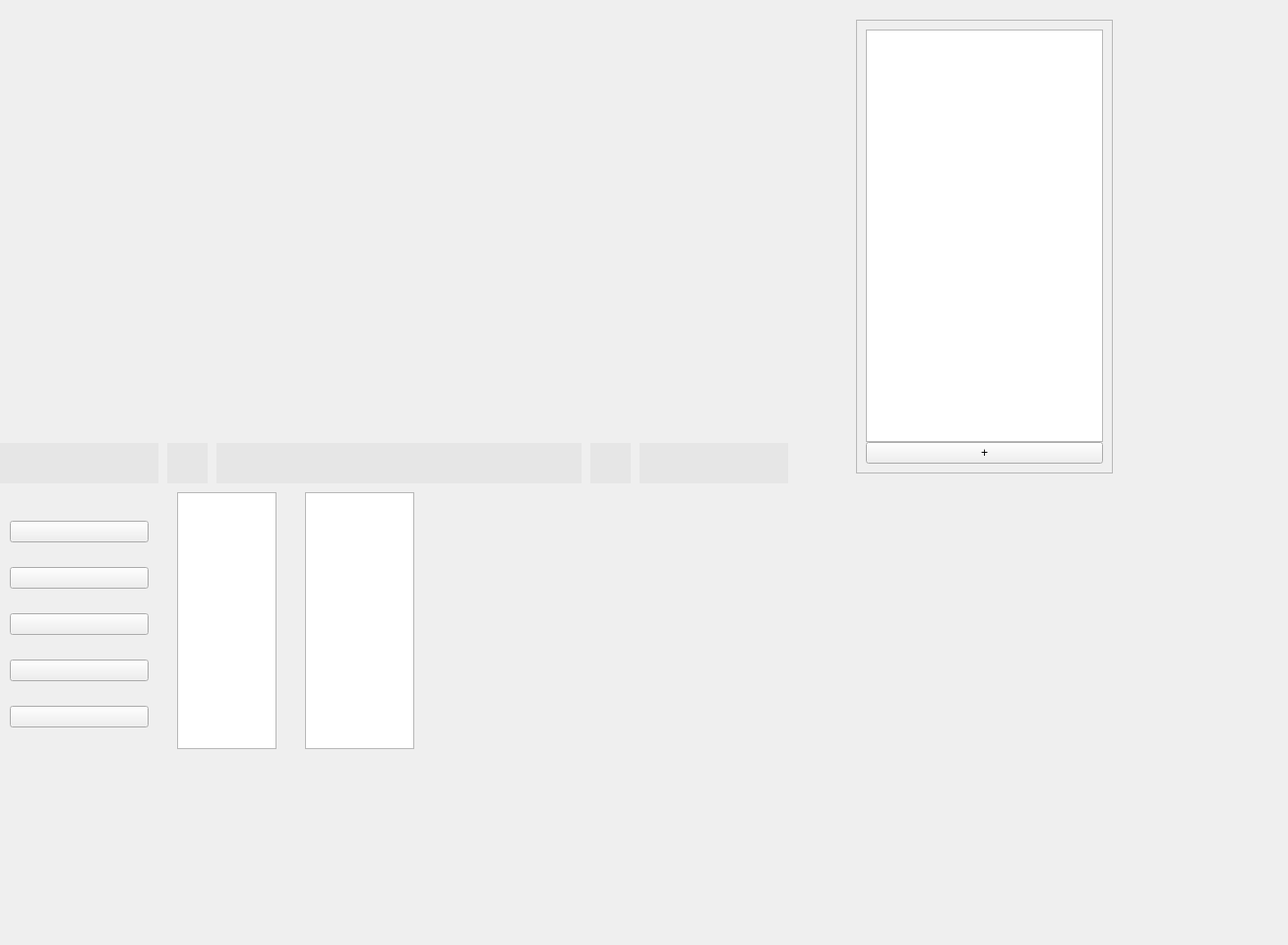
<?xml version="1.0" encoding="UTF-8"?>
<ui version="4.0">
 <class>DB_ExhibitionBooth</class>
 <widget class="QWidget" name="DB_ExhibitionBooth">
  <property name="geometry">
   <rect>
    <x>0</x>
    <y>0</y>
    <width>1309</width>
    <height>960</height>
   </rect>
  </property>
  <property name="windowTitle">
   <string>Form</string>
  </property>
  <widget class="QWidget" name="verticalLayoutWidget_9">
   <property name="geometry">
    <rect>
     <x>10</x>
     <y>20</y>
     <width>791</width>
     <height>421</height>
    </rect>
   </property>
   <layout class="QVBoxLayout" name="verticalLayout" stretch="1">
    <property name="spacing">
     <number>0</number>
    </property>
    <item>
     <widget class="QStackedWidget" name="stackedWidget">
      <property name="currentIndex">
       <number>0</number>
      </property>
      <widget class="QWidget" name="sWidget1">
       <widget class="QWidget" name="horizontalLayoutWidget">
        <property name="geometry">
         <rect>
          <x>250</x>
          <y>90</y>
          <width>281</width>
          <height>171</height>
         </rect>
        </property>
        <layout class="QHBoxLayout" name="horizontalLayout">
         <item>
          <widget class="CustomLabel" name="label_display">
           <property name="text">
            <string/>
           </property>
          </widget>
         </item>
        </layout>
       </widget>
      </widget>
      <widget class="CustomWidget" name="sWidget2">
       <widget class="QWidget" name="horizontalLayoutWidget_4">
        <property name="geometry">
         <rect>
          <x>50</x>
          <y>30</y>
          <width>691</width>
          <height>351</height>
         </rect>
        </property>
        <layout class="QHBoxLayout" name="horizontalLayout_6">
         <item>
          <layout class="QGridLayout" name="gridLayout" rowstretch="0" columnstretch="0">
           <property name="sizeConstraint">
            <enum>QLayout::SetDefaultConstraint</enum>
           </property>
           <property name="spacing">
            <number>10</number>
           </property>
          </layout>
         </item>
        </layout>
       </widget>
      </widget>
     </widget>
    </item>
   </layout>
  </widget>
  <widget class="QFrame" name="frame_menu">
   <property name="geometry">
    <rect>
     <x>0</x>
     <y>500</y>
     <width>161</width>
     <height>261</height>
    </rect>
   </property>
   <property name="styleSheet">
    <string notr="true">#frame_menu{border: none;}</string>
   </property>
   <property name="frameShape">
    <enum>QFrame::StyledPanel</enum>
   </property>
   <property name="frameShadow">
    <enum>QFrame::Raised</enum>
   </property>
   <widget class="QWidget" name="verticalLayoutWidget">
    <property name="geometry">
     <rect>
      <x>10</x>
      <y>10</y>
      <width>141</width>
      <height>251</height>
     </rect>
    </property>
    <layout class="QVBoxLayout" name="verticalLayout_2">
     <item>
      <widget class="CustomPushButton_1" name="pDevice">
       <property name="text">
        <string/>
       </property>
       <property name="checkable">
        <bool>true</bool>
       </property>
      </widget>
     </item>
     <item>
      <widget class="CustomPushButton_1" name="pResolution">
       <property name="text">
        <string/>
       </property>
       <property name="checkable">
        <bool>true</bool>
       </property>
      </widget>
     </item>
     <item>
      <widget class="CustomPushButton_1" name="pScreenShot">
       <property name="text">
        <string/>
       </property>
      </widget>
     </item>
     <item>
      <widget class="CustomPushButton_1" name="pAbountUs">
       <property name="text">
        <string/>
       </property>
      </widget>
     </item>
     <item>
      <widget class="CustomPushButton_1" name="pExit">
       <property name="text">
        <string/>
       </property>
      </widget>
     </item>
    </layout>
   </widget>
  </widget>
  <widget class="QListView" name="deviceListView">
   <property name="geometry">
    <rect>
     <x>310</x>
     <y>500</y>
     <width>111</width>
     <height>261</height>
    </rect>
   </property>
   <property name="styleSheet">
    <string notr="true">QListView::item{
background: transparent;
}

QListView::item:hover{
background: rgba(216,216,216,1);
}

QListView::item:selected:active{
background: rgba(20,134,250,1);
}</string>
   </property>
  </widget>
  <widget class="QFrame" name="frame_left">
   <property name="geometry">
    <rect>
     <x>0</x>
     <y>450</y>
     <width>161</width>
     <height>41</height>
    </rect>
   </property>
   <property name="minimumSize">
    <size>
     <width>100</width>
     <height>0</height>
    </size>
   </property>
   <property name="styleSheet">
    <string notr="true">#frame_left{
border: none;
background: rgb(230, 230, 230);
}</string>
   </property>
   <property name="frameShape">
    <enum>QFrame::StyledPanel</enum>
   </property>
   <property name="frameShadow">
    <enum>QFrame::Raised</enum>
   </property>
   <widget class="QWidget" name="layoutWidget">
    <property name="geometry">
     <rect>
      <x>20</x>
      <y>10</y>
      <width>121</width>
      <height>25</height>
     </rect>
    </property>
    <layout class="QHBoxLayout" name="horizontalLayout_1">
     <property name="spacing">
      <number>0</number>
     </property>
     <item>
      <spacer name="horizontalSpacer">
       <property name="orientation">
        <enum>Qt::Horizontal</enum>
       </property>
       <property name="sizeHint" stdset="0">
        <size>
         <width>1</width>
         <height>1</height>
        </size>
       </property>
      </spacer>
     </item>
     <item>
      <widget class="CustomPushButton_2" name="pMenu">
       <property name="sizePolicy">
        <sizepolicy hsizetype="Preferred" vsizetype="Preferred">
         <horstretch>0</horstretch>
         <verstretch>0</verstretch>
        </sizepolicy>
       </property>
       <property name="styleSheet">
        <string notr="true">QPushButton{
border: none;
background: transparent;
}

QPushButton::hover{
background: rgb(216,216,216);
}

QPushButton::checked{
background: rgba(20,134,250,255);
}
</string>
       </property>
       <property name="text">
        <string/>
       </property>
       <property name="checkable">
        <bool>true</bool>
       </property>
      </widget>
     </item>
     <item>
      <widget class="CustomPushButton_2" name="pMinimize">
       <property name="sizePolicy">
        <sizepolicy hsizetype="Preferred" vsizetype="Preferred">
         <horstretch>0</horstretch>
         <verstretch>0</verstretch>
        </sizepolicy>
       </property>
       <property name="styleSheet">
        <string notr="true">QPushButton{
border: none;
background: transparent;
}

QPushButton::hover{
background: rgb(216,216,216);
}</string>
       </property>
       <property name="text">
        <string/>
       </property>
      </widget>
     </item>
     <item>
      <spacer name="horizontalSpacer_2">
       <property name="orientation">
        <enum>Qt::Horizontal</enum>
       </property>
       <property name="sizeHint" stdset="0">
        <size>
         <width>1</width>
         <height>1</height>
        </size>
       </property>
      </spacer>
     </item>
    </layout>
   </widget>
  </widget>
  <widget class="QFrame" name="frame_right">
   <property name="geometry">
    <rect>
     <x>650</x>
     <y>450</y>
     <width>151</width>
     <height>41</height>
    </rect>
   </property>
   <property name="minimumSize">
    <size>
     <width>100</width>
     <height>0</height>
    </size>
   </property>
   <property name="styleSheet">
    <string notr="true">#frame_right{
border: none;
background: rgb(230, 230, 230);
}</string>
   </property>
   <property name="frameShape">
    <enum>QFrame::StyledPanel</enum>
   </property>
   <property name="frameShadow">
    <enum>QFrame::Raised</enum>
   </property>
   <widget class="QWidget" name="layoutWidget">
    <property name="geometry">
     <rect>
      <x>10</x>
      <y>0</y>
      <width>141</width>
      <height>34</height>
     </rect>
    </property>
    <layout class="QHBoxLayout" name="horizontalLayout_3">
     <property name="spacing">
      <number>0</number>
     </property>
     <item>
      <spacer name="horizontalSpacer_5">
       <property name="orientation">
        <enum>Qt::Horizontal</enum>
       </property>
       <property name="sizeHint" stdset="0">
        <size>
         <width>1</width>
         <height>1</height>
        </size>
       </property>
      </spacer>
     </item>
     <item>
      <widget class="CustomPushButton_2" name="pContrastTeaching">
       <property name="sizePolicy">
        <sizepolicy hsizetype="Preferred" vsizetype="Preferred">
         <horstretch>0</horstretch>
         <verstretch>0</verstretch>
        </sizepolicy>
       </property>
       <property name="styleSheet">
        <string notr="true">QPushButton{
border: none;
background:transparent;
}

QPushButton::hover{
background: rgb(216,216,216);
}

QPushButton::checked{
background-color: rgb(78,  155,  252);
}</string>
       </property>
       <property name="text">
        <string/>
       </property>
       <property name="checkable">
        <bool>false</bool>
       </property>
      </widget>
     </item>
     <item>
      <widget class="CustomPushButton" name="pExitContrastTeaching">
       <property name="styleSheet">
        <string notr="true">QPushButton{
border: none;
color: rgb(102, 102, 102)}
QPushButton::hover{
background: rgb(216, 216, 216)
}</string>
       </property>
       <property name="text">
        <string/>
       </property>
      </widget>
     </item>
     <item>
      <spacer name="horizontalSpacer_6">
       <property name="orientation">
        <enum>Qt::Horizontal</enum>
       </property>
       <property name="sizeHint" stdset="0">
        <size>
         <width>1</width>
         <height>1</height>
        </size>
       </property>
      </spacer>
     </item>
    </layout>
   </widget>
  </widget>
  <widget class="QFrame" name="frame_mid">
   <property name="geometry">
    <rect>
     <x>220</x>
     <y>450</y>
     <width>371</width>
     <height>41</height>
    </rect>
   </property>
   <property name="minimumSize">
    <size>
     <width>300</width>
     <height>0</height>
    </size>
   </property>
   <property name="styleSheet">
    <string notr="true">#frame_mid{
border: none;
background: rgb(230, 230, 230);
}</string>
   </property>
   <property name="frameShape">
    <enum>QFrame::StyledPanel</enum>
   </property>
   <property name="frameShadow">
    <enum>QFrame::Raised</enum>
   </property>
   <widget class="QWidget" name="layoutWidget">
    <property name="geometry">
     <rect>
      <x>10</x>
      <y>10</y>
      <width>352</width>
      <height>25</height>
     </rect>
    </property>
    <layout class="QHBoxLayout" name="horizontalLayout_2">
     <property name="spacing">
      <number>0</number>
     </property>
     <item>
      <spacer name="horizontalSpacer_3">
       <property name="orientation">
        <enum>Qt::Horizontal</enum>
       </property>
       <property name="sizeHint" stdset="0">
        <size>
         <width>1</width>
         <height>1</height>
        </size>
       </property>
      </spacer>
     </item>
     <item>
      <widget class="CustomPushButton_2" name="pCursor">
       <property name="sizePolicy">
        <sizepolicy hsizetype="Preferred" vsizetype="Preferred">
         <horstretch>0</horstretch>
         <verstretch>0</verstretch>
        </sizepolicy>
       </property>
       <property name="styleSheet">
        <string notr="true">QPushButton{
border: none;
background: transparent;
}

QPushButton::hover{
background: rgb(216,216,216);
}

QPushButton::checked{
background: rgb(78,  155,  252);
}
</string>
       </property>
       <property name="text">
        <string/>
       </property>
       <property name="checkable">
        <bool>true</bool>
       </property>
      </widget>
     </item>
     <item>
      <widget class="CustomPushButton_2" name="pPen">
       <property name="sizePolicy">
        <sizepolicy hsizetype="Preferred" vsizetype="Preferred">
         <horstretch>0</horstretch>
         <verstretch>0</verstretch>
        </sizepolicy>
       </property>
       <property name="styleSheet">
        <string notr="true">QPushButton{
border: none;
background: transparent;
}

QPushButton::hover{
background: rgb(216,216,216);
}

QPushButton::checked{
background: rgb(78,  155,  252);
}</string>
       </property>
       <property name="text">
        <string/>
       </property>
       <property name="checkable">
        <bool>true</bool>
       </property>
      </widget>
     </item>
     <item>
      <widget class="CustomPushButton_2" name="pEraser">
       <property name="sizePolicy">
        <sizepolicy hsizetype="Preferred" vsizetype="Preferred">
         <horstretch>0</horstretch>
         <verstretch>0</verstretch>
        </sizepolicy>
       </property>
       <property name="styleSheet">
        <string notr="true">QPushButton{
border: none;
background: transparent;
}

QPushButton::hover{
background: rgb(216,216,216);
}

QPushButton::checked{
background: rgb(78,  155,  252);
}</string>
       </property>
       <property name="text">
        <string/>
       </property>
       <property name="checkable">
        <bool>true</bool>
       </property>
      </widget>
     </item>
     <item>
      <widget class="CustomPushButton_2" name="pUndo">
       <property name="sizePolicy">
        <sizepolicy hsizetype="Preferred" vsizetype="Preferred">
         <horstretch>0</horstretch>
         <verstretch>0</verstretch>
        </sizepolicy>
       </property>
       <property name="styleSheet">
        <string notr="true">QPushButton{
border: none;
background: transparent;
}

QPushButton::hover{
background: rgb(216,216,216);
}</string>
       </property>
       <property name="text">
        <string/>
       </property>
      </widget>
     </item>
     <item>
      <widget class="CustomPushButton_2" name="pRedo">
       <property name="sizePolicy">
        <sizepolicy hsizetype="Preferred" vsizetype="Preferred">
         <horstretch>0</horstretch>
         <verstretch>0</verstretch>
        </sizepolicy>
       </property>
       <property name="styleSheet">
        <string notr="true">QPushButton{
border: none;
background: transparent;
}

QPushButton::hover{
background: rgb(216,216,216);
}</string>
       </property>
       <property name="text">
        <string/>
       </property>
      </widget>
     </item>
     <item>
      <widget class="CustomPushButton_2" name="pZoomIn">
       <property name="sizePolicy">
        <sizepolicy hsizetype="Preferred" vsizetype="Preferred">
         <horstretch>0</horstretch>
         <verstretch>0</verstretch>
        </sizepolicy>
       </property>
       <property name="styleSheet">
        <string notr="true">QPushButton{
border: none;
background: transparent;
}

QPushButton::hover{
background: rgb(216,216,216);
}</string>
       </property>
       <property name="text">
        <string/>
       </property>
      </widget>
     </item>
     <item>
      <widget class="CustomPushButton_2" name="pZoomOut">
       <property name="sizePolicy">
        <sizepolicy hsizetype="Preferred" vsizetype="Preferred">
         <horstretch>0</horstretch>
         <verstretch>0</verstretch>
        </sizepolicy>
       </property>
       <property name="styleSheet">
        <string notr="true">QPushButton{
border: none;
background: transparent;
}

QPushButton::hover{
background: rgb(216,216,216);
}</string>
       </property>
       <property name="text">
        <string/>
       </property>
      </widget>
     </item>
     <item>
      <widget class="CustomPushButton_2" name="pRotate">
       <property name="sizePolicy">
        <sizepolicy hsizetype="Preferred" vsizetype="Preferred">
         <horstretch>0</horstretch>
         <verstretch>0</verstretch>
        </sizepolicy>
       </property>
       <property name="styleSheet">
        <string notr="true">QPushButton{
border: none;
background: transparent;
}

QPushButton::hover{
background: rgb(216,216,216);
}</string>
       </property>
       <property name="text">
        <string/>
       </property>
      </widget>
     </item>
     <item>
      <widget class="CustomPushButton_2" name="pOCR">
       <property name="sizePolicy">
        <sizepolicy hsizetype="Preferred" vsizetype="Preferred">
         <horstretch>0</horstretch>
         <verstretch>0</verstretch>
        </sizepolicy>
       </property>
       <property name="styleSheet">
        <string notr="true">QPushButton{
border: none;
background: transparent;
}

QPushButton::hover{
background: rgb(216,216,216);
}</string>
       </property>
       <property name="text">
        <string/>
       </property>
      </widget>
     </item>
     <item>
      <widget class="CustomPushButton_2" name="pTakingPicture">
       <property name="sizePolicy">
        <sizepolicy hsizetype="Preferred" vsizetype="Preferred">
         <horstretch>0</horstretch>
         <verstretch>0</verstretch>
        </sizepolicy>
       </property>
       <property name="styleSheet">
        <string notr="true">QPushButton{
border: none;
background: transparent;
}

QPushButton::hover{
background: rgb(216,216,216);
}</string>
       </property>
       <property name="text">
        <string/>
       </property>
      </widget>
     </item>
     <item>
      <spacer name="horizontalSpacer_4">
       <property name="orientation">
        <enum>Qt::Horizontal</enum>
       </property>
       <property name="sizeHint" stdset="0">
        <size>
         <width>1</width>
         <height>1</height>
        </size>
       </property>
      </spacer>
     </item>
    </layout>
   </widget>
  </widget>
  <widget class="QFrame" name="frame_reforeLeft">
   <property name="geometry">
    <rect>
     <x>170</x>
     <y>450</y>
     <width>41</width>
     <height>41</height>
    </rect>
   </property>
   <property name="styleSheet">
    <string notr="true">#frame_reforeLeft{
border: none;
background: rgb(230, 230, 230);
}</string>
   </property>
   <property name="frameShape">
    <enum>QFrame::StyledPanel</enum>
   </property>
   <property name="frameShadow">
    <enum>QFrame::Raised</enum>
   </property>
   <widget class="QWidget" name="horizontalLayoutWidget_2">
    <property name="geometry">
     <rect>
      <x>0</x>
      <y>0</y>
      <width>41</width>
      <height>41</height>
     </rect>
    </property>
    <layout class="QHBoxLayout" name="horizontalLayout_4">
     <item>
      <widget class="CustomPushButton_2" name="pReforeLeft">
       <property name="sizePolicy">
        <sizepolicy hsizetype="Preferred" vsizetype="Preferred">
         <horstretch>0</horstretch>
         <verstretch>0</verstretch>
        </sizepolicy>
       </property>
       <property name="styleSheet">
        <string notr="true">QPushButton{
border: none;
background: transparent;
}

QPushButton::hover{
background: rgb(216,216,216);
}</string>
       </property>
       <property name="text">
        <string/>
       </property>
      </widget>
     </item>
    </layout>
   </widget>
  </widget>
  <widget class="QFrame" name="frame_reforeRight">
   <property name="geometry">
    <rect>
     <x>600</x>
     <y>450</y>
     <width>41</width>
     <height>41</height>
    </rect>
   </property>
   <property name="styleSheet">
    <string notr="true">#frame_reforeRight{
border: none;
background: rgb(230, 230, 230);
}</string>
   </property>
   <property name="frameShape">
    <enum>QFrame::StyledPanel</enum>
   </property>
   <property name="frameShadow">
    <enum>QFrame::Raised</enum>
   </property>
   <widget class="QWidget" name="horizontalLayoutWidget_3">
    <property name="geometry">
     <rect>
      <x>0</x>
      <y>0</y>
      <width>41</width>
      <height>41</height>
     </rect>
    </property>
    <layout class="QHBoxLayout" name="horizontalLayout_5">
     <item>
      <widget class="CustomPushButton_2" name="pReforeRight">
       <property name="sizePolicy">
        <sizepolicy hsizetype="Preferred" vsizetype="Preferred">
         <horstretch>0</horstretch>
         <verstretch>0</verstretch>
        </sizepolicy>
       </property>
       <property name="styleSheet">
        <string notr="true">QPushButton{
border: none;
background: transparent;
}

QPushButton::hover{
background: rgb(216,216,216);
}</string>
       </property>
       <property name="text">
        <string/>
       </property>
      </widget>
     </item>
    </layout>
   </widget>
  </widget>
  <widget class="CustomFrame" name="frame_cover">
   <property name="geometry">
    <rect>
     <x>450</x>
     <y>500</y>
     <width>351</width>
     <height>261</height>
    </rect>
   </property>
   <property name="styleSheet">
    <string notr="true">border: none;</string>
   </property>
   <property name="frameShape">
    <enum>QFrame::StyledPanel</enum>
   </property>
   <property name="frameShadow">
    <enum>QFrame::Raised</enum>
   </property>
  </widget>
  <widget class="QListView" name="resolutionListView">
   <property name="geometry">
    <rect>
     <x>180</x>
     <y>500</y>
     <width>101</width>
     <height>261</height>
    </rect>
   </property>
   <property name="styleSheet">
    <string notr="true"/>
   </property>
  </widget>
  <widget class="QFrame" name="frame_imgList">
   <property name="geometry">
    <rect>
     <x>870</x>
     <y>20</y>
     <width>261</width>
     <height>461</height>
    </rect>
   </property>
   <property name="frameShape">
    <enum>QFrame::StyledPanel</enum>
   </property>
   <property name="frameShadow">
    <enum>QFrame::Raised</enum>
   </property>
   <widget class="QWidget" name="verticalLayoutWidget_2">
    <property name="geometry">
     <rect>
      <x>10</x>
      <y>10</y>
      <width>241</width>
      <height>441</height>
     </rect>
    </property>
    <layout class="QVBoxLayout" name="verticalLayout_3">
     <property name="spacing">
      <number>0</number>
     </property>
     <item>
      <widget class="QListWidget" name="listWidget"/>
     </item>
     <item>
      <widget class="QPushButton" name="pushButton">
       <property name="text">
        <string>+</string>
       </property>
      </widget>
     </item>
    </layout>
   </widget>
  </widget>
 </widget>
 <customwidgets>
  <customwidget>
   <class>CustomPushButton_1</class>
   <extends>QPushButton</extends>
   <header>Custom/PushButton/custompushbutton_1.h</header>
  </customwidget>
  <customwidget>
   <class>CustomPushButton</class>
   <extends>QPushButton</extends>
   <header>Custom/PushButton/custompushbutton.h</header>
  </customwidget>
  <customwidget>
   <class>CustomLabel</class>
   <extends>QLabel</extends>
   <header>Custom/CustomLabel/customlabel.h</header>
  </customwidget>
  <customwidget>
   <class>CustomPushButton_2</class>
   <extends>QPushButton</extends>
   <header>Custom/CustomPushButton/custompushbutton_2.h</header>
  </customwidget>
  <customwidget>
   <class>CustomFrame</class>
   <extends>QFrame</extends>
   <header>Custom/CustomFrame/customframe.h</header>
   <container>1</container>
  </customwidget>
  <customwidget>
   <class>CustomWidget</class>
   <extends>QWidget</extends>
   <header>Custom/CustomWidget/customwidget.h</header>
   <container>1</container>
  </customwidget>
 </customwidgets>
 <resources/>
 <connections/>
</ui>
